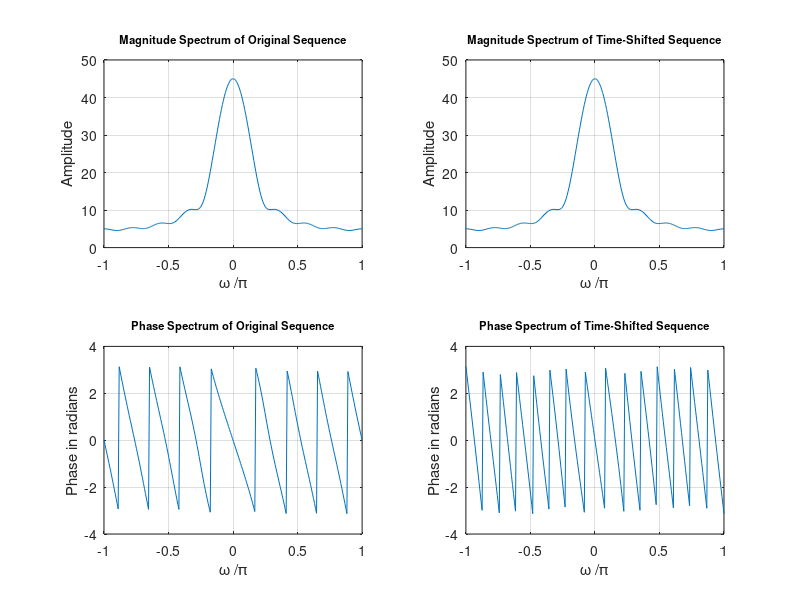

Write MATLAB code to recreate this figure.
% Program P3_2B
% Time-Shifting Properties of DTFT
clf;
w = -pi:2*pi/255:pi; % freqency vector for evaluating DTFT
D = 7; % Amount of time shift in samples
num = [1 2 3 4 5 6 7 8 9]; 
% h1 is the DTFT of original sequence
% h2 is the DTFT of the time shifted sequence
h1 = freqz(num, 1, w);
h2 = freqz([zeros(1,D) num], 1, w);
subplot(2,2,1)
% plot the DTFT magnitude of the original sequence
plot(w/pi,abs(h1));grid
title('Magnitude Spectrum of Original Sequence','FontSize',8)
xlabel('\omega /\pi');
ylabel('Amplitude');
% plot the DTFT magnitude of the shifted sequence
subplot(2,2,2)
plot(w/pi,abs(h2));grid
title('Magnitude Spectrum of Time-Shifted Sequence','FontSize',8)
xlabel('\omega /\pi');
ylabel('Amplitude');
% plot the DTFT phase of the original sequence
subplot(2,2,3)
plot(w/pi,angle(h1));grid
title('Phase Spectrum of Original Sequence','FontSize',8)
xlabel('\omega /\pi');
ylabel('Phase in radians');
% plot the DTFT phase of the shifted sequence
subplot(2,2,4)
plot(w/pi,angle(h2));grid
title('Phase Spectrum of Time-Shifted Sequence','FontSize',8)
xlabel('\omega /\pi');
ylabel('Phase in radians');
